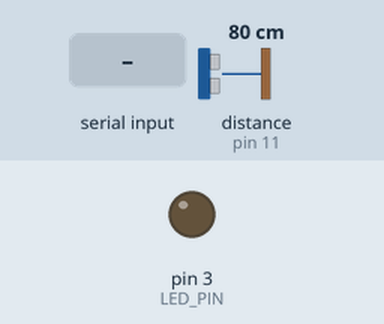
Recording of a sketch running on a simulated Arduino Uno, built with avr-gcc and run on an emulated ATmega328P. On the bench: output pins drawn as LEDs (lit = HIGH). The inputs (shaded band) are chosen by the test bench; at power-on: distance to the obstacle (sensor on pin 11) 80 cm. The echo pulse lasts 58.3 µs per cm; what the sketch prints to the serial monitor is not drawn.

Above: at 1.2 s.
1.3 s: "1" received over Serial
At 1.6 s:
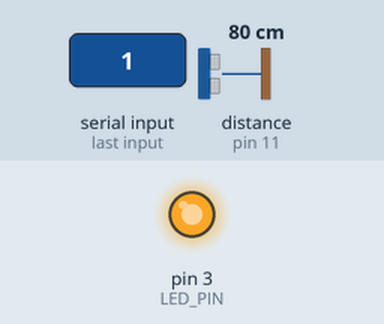
2.8 s: byte 0 (0) received over Serial
At 3.9 s:
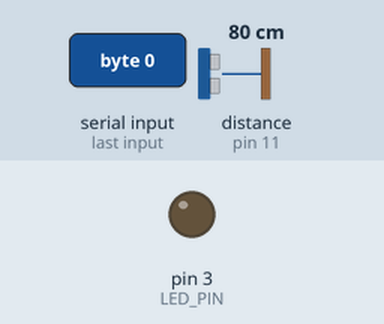
4.3 s: "0" received over Serial
At 5.0 s:
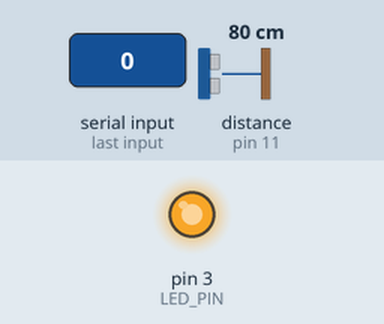
Timing chart, 0 to 7.3 s (numbered marks = the images above; inputs shaded):
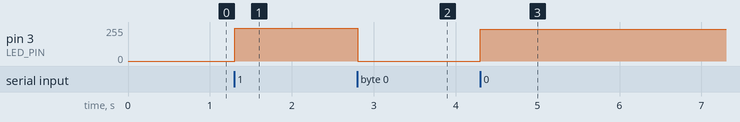

The sketch:

arduino.ino
```cpp
#include <NewPing.h>

int LED_PIN = 3; // Pin for the LED
int brightness = 0;
float distance = 20;
int sensordistance = 0;

int triggerpin = 10;
int echopin =11;

NewPing sonar(triggerpin,echopin,distance);


void setup()
{
  brightness = 0;
  Serial.begin(9600);
  pinMode(LED_PIN,OUTPUT);

}

void loop()
{
   sensordistance = sonar.ping_cm();
   Serial.println(sensordistance);
    while (Serial.available() > 0)
  {
    // read the incoming byte:
    int inByte = Serial.read();
    switch(inByte)
    {
      case 0:
        brightness = 0;         // Intially the brightness is 0 at the start of p5js , it sends 0 data
        break;
    }
    brightness+=inByte;         //Everytime we send a key it adds to the brightness
    analogWrite(LED_PIN,brightness*5);
  }
}
```

Measured:
- after the input at 1.3 s, pin 3 (LED_PIN): 0/255 → 245/255 at once
- after the input at 2.8 s, pin 3 (LED_PIN): 245/255 → 0/255 at once
- after the input at 4.3 s, pin 3 (LED_PIN): 0/255 → 240/255 at once
